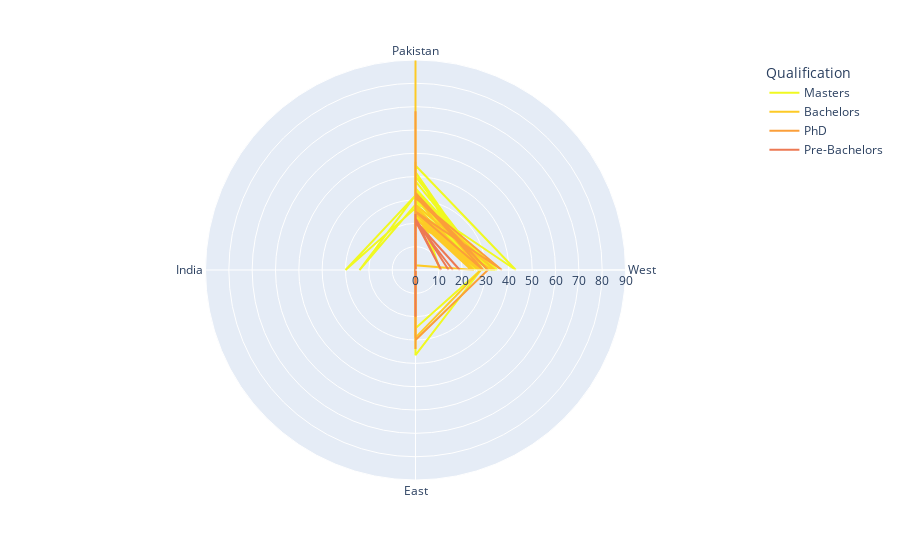

Here is the notebook cell this chart was saved with:
### Markdown cell above
---

### Code cell
import plotly.express as px
import pandas as pd 
data= pd.read_csv("new_data.csv")

fig = px.line_polar(data, r="Age", theta="Location", color="Qualification", line_close=True,
            color_discrete_sequence=px.colors.sequential.Plasma_r)
fig.show()

### Figure 1 — Plotly figure (JSON) as saved in the notebook; plotly's stock layout.template omitted (floating-point values rounded to 4 significant figures; data arrays with more than 128 entries replaced by an {"elided": "..."} marker saying what was removed)
{"data": [{"hovertemplate": "Qualification=Masters<br>Age=%{r}<br>Location=%{theta}<extra></extra>", "legendgroup": "Masters", "line": {"color": "#f0f921", "dash": "solid"}, "marker": {"symbol": "circle"}, "mode": "lines", "name": "Masters", "r": {"elided": "170 float values"}, "showlegend": true, "subplot": "polar", "theta": {"elided": "170 str values"}, "type": "scatterpolar"}, {"hovertemplate": "Qualification=Bachelors<br>Age=%{r}<br>Location=%{theta}<extra></extra>", "legendgroup": "Bachelors", "line": {"color": "#fdca26", "dash": "solid"}, "marker": {"symbol": "circle"}, "mode": "lines", "name": "Bachelors", "r": {"elided": "134 float values"}, "showlegend": true, "subplot": "polar", "theta": {"elided": "134 str values"}, "type": "scatterpolar"}, {"hovertemplate": "Qualification=PhD<br>Age=%{r}<br>Location=%{theta}<extra></extra>", "legendgroup": "PhD", "line": {"color": "#fb9f3a", "dash": "solid"}, "marker": {"symbol": "circle"}, "mode": "lines", "name": "PhD", "r": [25, 30, 33, 30, 30, 33.9, 30, 31, 33, 30, 27, 37, 30.5, 27, 31.2, 31.8, 31, 31.5, 28, 32, 31, 68, 29, 31, 37, 25, 29, 32.7, 25], "showlegend": true, "subplot": "polar", "theta": ["East", "East", "Pakistan", "East", "Pakistan", "East", "East", "West", "Pakistan", "Pakistan", "East", "Pakistan", "Pakistan", "Pakistan", "Pakistan", "Pakistan", "West", "Pakistan", "Pakistan", "Pakistan", "Pakistan", "Pakistan", "Pakistan", "Pakistan", "West", "Pakistan", "West", "Pakistan", "East"], "type": "scatterpolar"}, {"hovertemplate": "Qualification=Pre-Bachelors<br>Age=%{r}<br>Location=%{theta}<extra></extra>", "legendgroup": "Pre-Bachelors", "line": {"color": "#ed7953", "dash": "solid"}, "marker": {"symbol": "circle"}, "mode": "lines", "name": "Pre-Bachelors", "r": [22.5, 21, 21, 20, 18, 21, 19.5, 21, 20, 22, 18, 21, 20, 20, 21, 19, 21, 21.6, 19, 22, 22, 20, 23, 24, 23, 20, 19, 21, 23, 20, 22, 14.2, 22, 21, 16, 21, 21, 11, 22, 22, 20, 21, 19, 20, 20, 22.5], "showlegend": true, "subplot": "polar", "theta": ["Pakistan", "Pakistan", "Pakistan", "Pakistan", "Pakistan", "Pakistan", "Pakistan", "Pakistan", "Pakistan", "Pakistan", "Pakistan", "Pakistan", "Pakistan", "Pakistan", "Pakistan", "West", "Pakistan", "Pakistan", "Pakistan", "Pakistan", "Pakistan", "Pakistan", "Pakistan", "Pakistan", "Pakistan", "Pakistan", "Pakistan", "Pakistan", "Pakistan", "Pakistan", "Pakistan", "West", "Pakistan", "Pakistan", "West", "Pakistan", "Pakistan", "West", "Pakistan", "Pakistan", "East", "Pakistan", "Pakistan", "Pakistan", "Pakistan", "Pakistan"], "type": "scatterpolar"}], "layout": {"legend": {"title": {"text": "Qualification"}, "tracegroupgap": 0}, "margin": {"t": 60}, "polar": {"angularaxis": {"direction": "clockwise", "rotation": 90}, "domain": {"x": [0, 1], "y": [0, 1]}}}}
